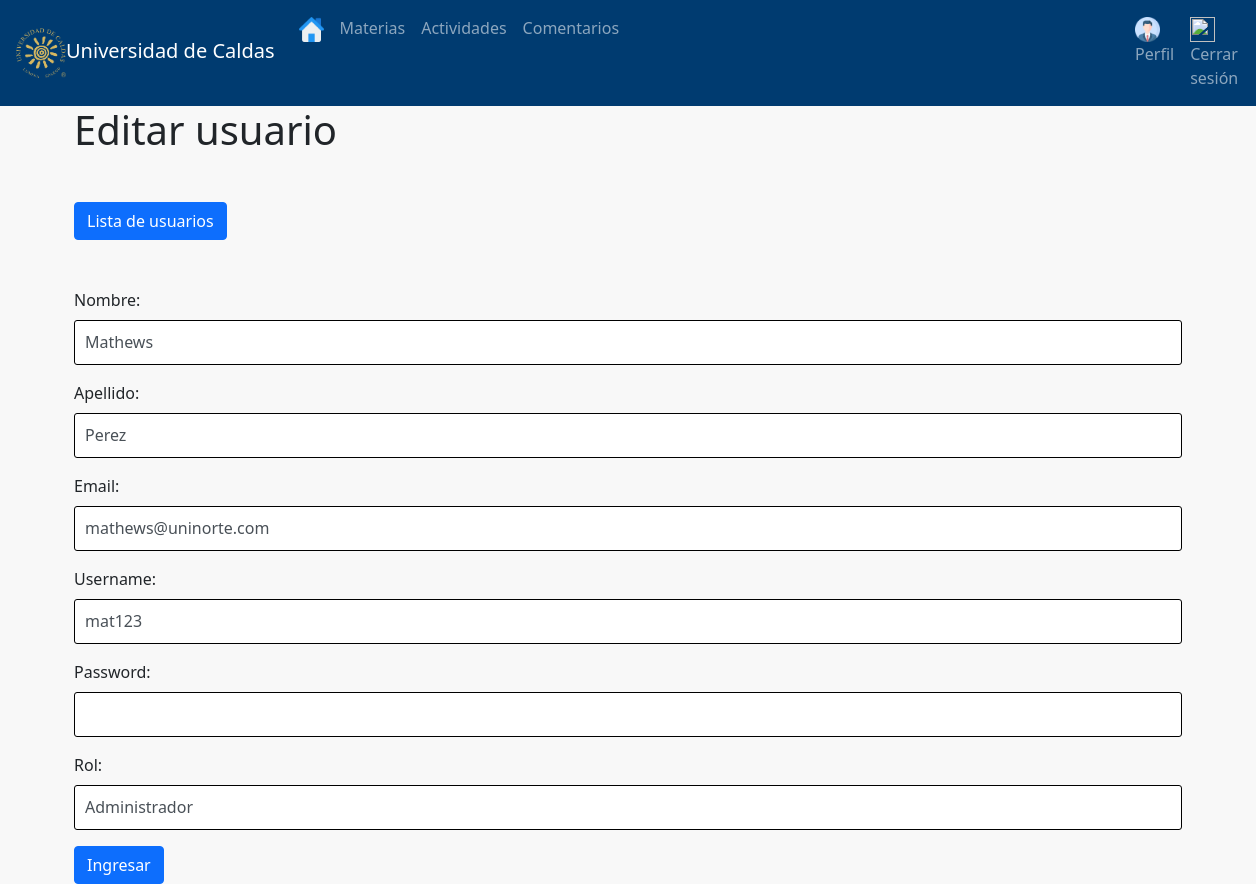
Screenshot of /Lista_Usuarios/Editar/1 (signed in) with the database file from the repository.
### tables this page shows
CREATE TABLE "Usuarios" (
	"id"	INTEGER NOT NULL,
	"name"	TEXT NOT NULL,
	"apellido"	TEXT NOT NULL,
	"email"	TEXT NOT NULL,
	"username"	TEXT NOT NULL,
	"password"	TEXT NOT NULL,
	"roles"	TEXT NOT NULL,
	PRIMARY KEY("id" AUTOINCREMENT)
);

### app.py (the view)
@app.route('/Lista_Usuarios/Editar/<id_usuario>',  methods = ['POST','GET'])
def getUsuario(id_usuario):
    if 'UserLogin' in session:
        UserSession = session['UserLogin']
        resultSet = db.get_user_db(UserSession)
        if len(resultSet) > 0:
            admin = 'Administrador'
            doc = 'Docente'
            estu = 'Estudiante'
            if admin == resultSet[6]:
                resultSet = db.list_tabla_db()
                data = db.get_user_by_id(id_usuario)
                return render_template('editarusuario.html',  usuario = data[0])
            elif doc == resultSet[6]:
                return redirect('/home')
            elif estu == resultSet[6]:
                return redirect('/home')
            else:
                return render_template('/login.html')
        else:
            return render_template('/login.html')
    else:
        return redirect('/')

### db.py (called while the page is built)
def get_db():
    try:
        conn = sqlite3.connect(dbName)
        print('Conectada a BDD')
        return conn
    except Error:
        print(Error)

def get_user_db(userid):
    conn= get_db()
    cursor= conn.execute("select * from Usuarios where username='"+userid+"';")
    resultSet= cursor.fetchone()
    close_db(conn)
    return resultSet

def get_user_by_id(userid):
    conn = get_db()
    cursor = conn.execute( "select * from Usuarios where id = {}".format(userid))
    resultSet = list(cursor.fetchall())
    close_db(conn)
    return resultSet

def list_tabla_db():
    conn = get_db()
    cursor = conn.execute("select * from Usuarios")
    resultSet = cursor.fetchall()
    close_db(conn)
    return resultSet

### templates/editarusuario.html (shortened to what this page needs)
{% extends 'layout.html' %}
{% block body %}
  <div class="container">
    <h1 class="mb-5">Editar usuario</h1>
    <a href="/Lista_Usuarios" class="btn btn-primary mb-5">Lista de usuarios</a>
    <form action="/Lista_Usuarios/Actualizar/{{ usuario.0 }}" method="POST">
        <div class="mb-3">
            <label for="nameRegistro" class="form-label">Nombre: </label>
            <input type="text" class="form-control js-nombre" id="nameRegistro" value="{{ usuario.1 }}" title="Ingrese nombre" name="nameRegistro">
          </div>
          <div class="mb-3">
            <label for="apellidoRegistro" class="form-label">Apellido: </label>
            <input type="text" class="form-control js-nombre" id="apellidoRegistro" value="{{ usuario.2 }}" title="Ingrese apellido" name="apellidoRegistro">
          </div>
          <div class="mb-3">
            <label for="emailRegistro" class="form-label">Email: </label>
            <input type="text" class="form-control js-nombre" id="emailRegistro" value="{{ usuario.3 }}" title="Ingrese correo electronico" name="emailRegistro">
          </div>
          <div class="mb-3">
            <label for="usernameRegistro" class="form-label">Username: </label>
            <input type="text" class="form-control js-nombre" id="usernameRegistro" value="{{ usuario.4 }}" title="Ingrese usuario" name="usernameRegistro">
          </div>
          <div class="mb-3">
            <label for="passwordRegistro" class="form-label">Password: </label>
            <input type="text" class="form-control js-nombre" id="passwordRegistro" value="" title="Ingrese contraseña" name="passwordRegistro">
          </div>
          <div class="mb-3">
            <label for="rolRegistro" class="form-label">Rol: </label> <br>
            <input type="text" class="form-control js-nombre" id="rolRegistro" value="{{ usuario.6 }}" title="Ingrese contraseña" name="rolRegistro">
          </div>
      <input type="submit" class="btn btn-primary" value="Ingresar">
    </form>
  </div>
{% endblock %}

### static/css/app.css (style rules this page uses)
body { background: #f8f8f8; }

### static/css/index.css (style rules this page uses)
* { box-sizing: border-box; }
.form-control { width: 100%; border: 1px solid black; border-radius: 3px; height: 45px; line-height: 45px; padding: 0 40px 0 10px; transition: .3s ease all; }

### rows the page displays
Usuarios: nameRegistro "Mathews", apellidoRegistro "Perez", emailRegistro "mathews@uninorte.com", usernameRegistro "mat123", rolRegistro "Administrador"
